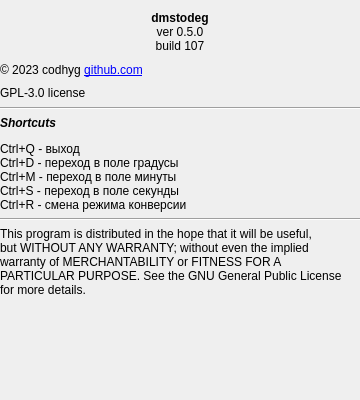
<?xml version="1.0" encoding="UTF-8"?>
<ui version="4.0">
 <class>AboutWindow</class>
 <widget class="QDialog" name="AboutWindow">
  <property name="geometry">
   <rect>
    <x>0</x>
    <y>0</y>
    <width>360</width>
    <height>400</height>
   </rect>
  </property>
  <property name="sizePolicy">
   <sizepolicy hsizetype="Fixed" vsizetype="Fixed">
    <horstretch>0</horstretch>
    <verstretch>0</verstretch>
   </sizepolicy>
  </property>
  <property name="minimumSize">
   <size>
    <width>360</width>
    <height>400</height>
   </size>
  </property>
  <property name="maximumSize">
   <size>
    <width>360</width>
    <height>400</height>
   </size>
  </property>
  <property name="font">
   <font>
    <pointsize>9</pointsize>
   </font>
  </property>
  <property name="windowTitle">
   <string>About</string>
  </property>
  <widget class="QWidget" name="verticalLayoutWidget">
   <property name="geometry">
    <rect>
     <x>0</x>
     <y>0</y>
     <width>361</width>
     <height>305</height>
    </rect>
   </property>
   <layout class="QVBoxLayout" name="verticalLayout">
    <property name="topMargin">
     <number>11</number>
    </property>
    <property name="bottomMargin">
     <number>8</number>
    </property>
    <item alignment="Qt::AlignHCenter">
     <widget class="QLabel" name="aboutLabel">
      <property name="enabled">
       <bool>true</bool>
      </property>
      <property name="sizePolicy">
       <sizepolicy hsizetype="Fixed" vsizetype="Fixed">
        <horstretch>160</horstretch>
        <verstretch>45</verstretch>
       </sizepolicy>
      </property>
      <property name="minimumSize">
       <size>
        <width>160</width>
        <height>45</height>
       </size>
      </property>
      <property name="maximumSize">
       <size>
        <width>160</width>
        <height>45</height>
       </size>
      </property>
      <property name="font">
       <font>
        <pointsize>9</pointsize>
       </font>
      </property>
      <property name="styleSheet">
       <string notr="true"/>
      </property>
      <property name="text">
       <string>&lt;html&gt;&lt;head/&gt;&lt;body&gt;&lt;p&gt;&lt;span style=&quot; font-weight:600;&quot;&gt;dmstodeg&lt;/span&gt;&lt;br/&gt;ver 0.5.0&lt;br/&gt;build 107&lt;br/&gt;&lt;/p&gt;&lt;/body&gt;&lt;/html&gt;</string>
      </property>
      <property name="alignment">
       <set>Qt::AlignCenter</set>
      </property>
      <property name="margin">
       <number>-2</number>
      </property>
      <property name="indent">
       <number>2</number>
      </property>
     </widget>
    </item>
    <item>
     <widget class="QLabel" name="contactInfo">
      <property name="text">
       <string>&lt;html&gt;&lt;head/&gt;&lt;body&gt;&lt;p&gt;&amp;copy; 2023 codhyg   &lt;a href=&quot;https://github.com/codhyg/dmstodeg&quot;&gt;github.com&lt;/a&gt; &lt;/p&gt;&lt;/body&gt;&lt;/html&gt;</string>
      </property>
     </widget>
    </item>
    <item>
     <widget class="QLabel" name="licenseInfo">
      <property name="text">
       <string>&lt;html&gt;&lt;head/&gt;&lt;body&gt;&lt;p&gt;GPL-3.0 license&lt;/p&gt;&lt;/body&gt;&lt;/html&gt;</string>
      </property>
     </widget>
    </item>
    <item>
     <widget class="Line" name="line">
      <property name="orientation">
       <enum>Qt::Horizontal</enum>
      </property>
     </widget>
    </item>
    <item>
     <widget class="QLabel" name="shortcutsLabel">
      <property name="text">
       <string>&lt;html&gt;&lt;head/&gt;&lt;body&gt;&lt;p&gt;&lt;span style=&quot; font-weight:600; font-style:italic;&quot;&gt;Shortcuts&lt;/span&gt;&lt;/p&gt;&lt;p&gt;Ctrl+Q - выход&lt;br/&gt;Ctrl+D - переход в поле градусы&lt;br/&gt;Ctrl+M - переход в поле минуты&lt;br/&gt;Ctrl+S - переход в поле секунды&lt;br/&gt;Ctrl+R - смена режима конверсии&lt;/p&gt;&lt;/body&gt;&lt;/html&gt;</string>
      </property>
     </widget>
    </item>
    <item>
     <widget class="Line" name="line_2">
      <property name="orientation">
       <enum>Qt::Horizontal</enum>
      </property>
     </widget>
    </item>
    <item>
     <widget class="QLabel" name="disclaimerLabel">
      <property name="text">
       <string>&lt;html&gt;&lt;head/&gt;&lt;body&gt;&lt;p&gt;This program is distributed in the hope that it will be useful, &lt;br/&gt;but WITHOUT ANY WARRANTY; without even the implied&lt;br/&gt;warranty of MERCHANTABILITY or FITNESS FOR A &lt;br/&gt;PARTICULAR PURPOSE. See the GNU General Public License&lt;br/&gt;for more details.&lt;/p&gt;&lt;/body&gt;&lt;/html&gt;</string>
      </property>
     </widget>
    </item>
   </layout>
  </widget>
 </widget>
 <resources/>
 <connections/>
</ui>
